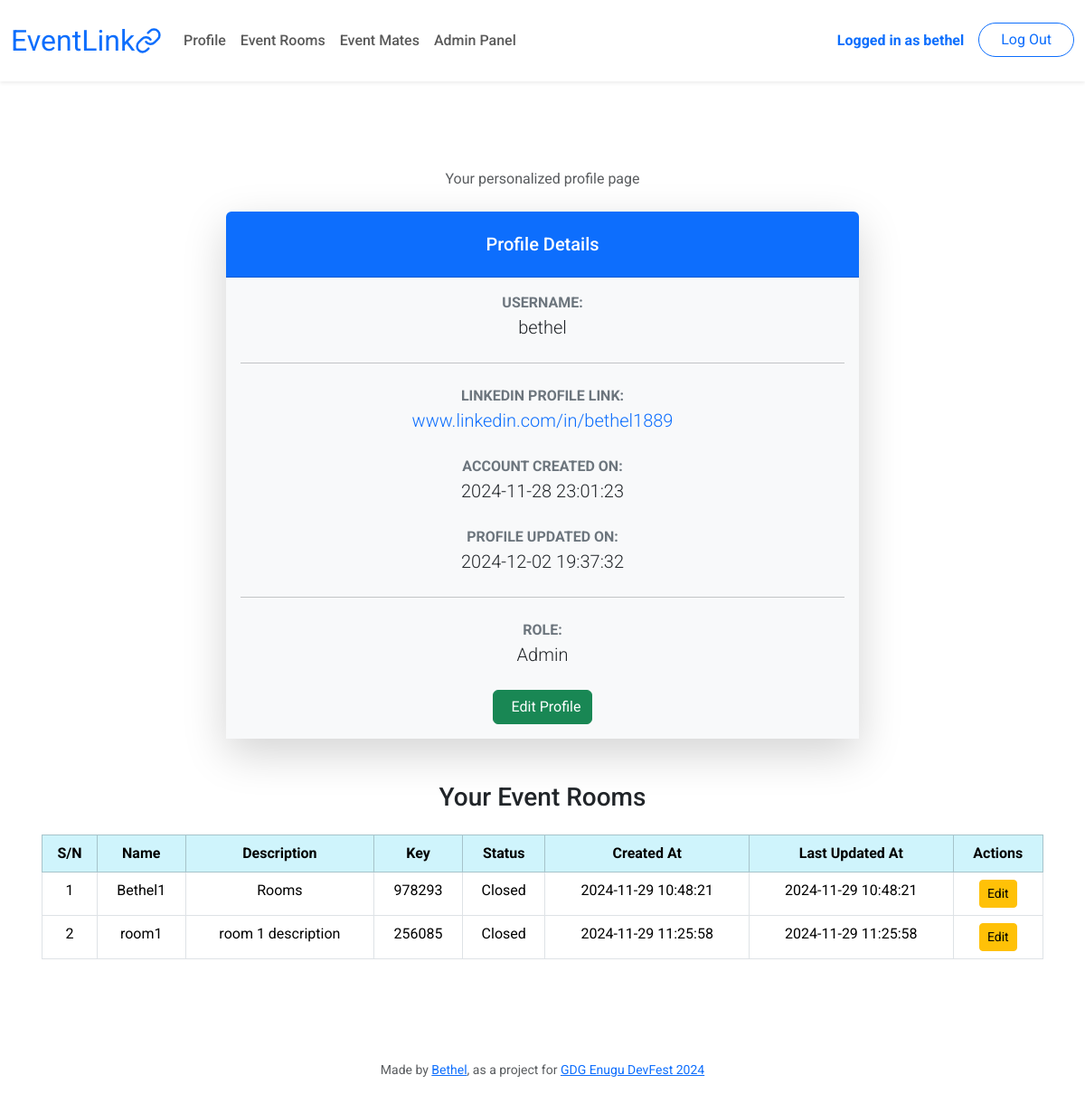
Page /profile (signed in) on the earlier database version.
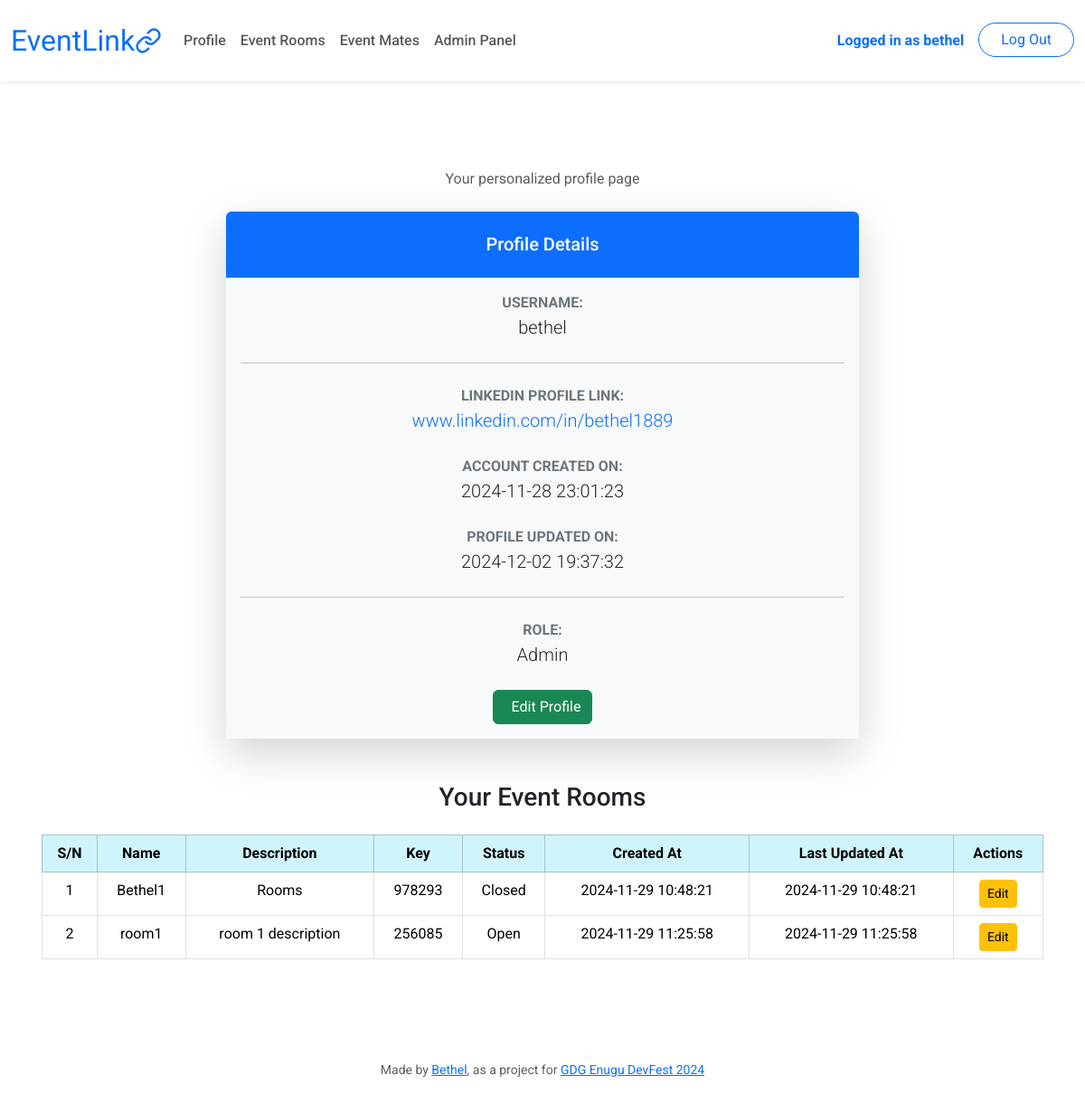
Same page on the later database version.
### tables this page shows
CREATE TABLE rooms (
    id INTEGER PRIMARY KEY AUTOINCREMENT NOT NULL,
    name TEXT NOT NULL UNIQUE,
    description TEXT NOT NULL,
    key TEXT NOT NULL UNIQUE,
    status INTEGER NOT NULL DEFAULT 0 CHECK (status IN (0, 1)),
    creator_id INTEGER NOT NULL,
    created_at DATETIME DEFAULT CURRENT_TIMESTAMP,
    updated_at DATETIME DEFAULT CURRENT_TIMESTAMP,
    FOREIGN KEY (creator_id) REFERENCES users(id)
);

### app.py (the view)
@app.route("/profile", methods=["GET", "POST"])
@login_required
def profile():
    id = session["user_id"]
    info = db.execute("SELECT * FROM users WHERE id=?;", id)[0]
    if request.method == "GET":
        rooms = db.execute('''SELECT id, name, description, key, status, created_at, updated_at
                 FROM rooms WHERE creator_id=?;''', id)
    return render_template("profile.html", info=info, rooms=rooms)

### app.py (called while the page is built)
@app.after_request
def after_request(response):
    response.headers["Cache-Control"] = "no-cache, no-store, must-revalidate"
    response.headers["Expires"] = 0
    response.headers["Pragma"] = "no-cache"
    return response

### helpers.py (called while the page is built)
def login_required(f):
    @wraps(f)
    def decorated_function(*args, **kwargs):
        if session.get("user_id") is None:
            return redirect("/login")
        return f(*args, **kwargs)
    return decorated_function

### templates/profile.html (shortened to what this page needs)
{% extends "layout.html" %} {% block title %} View Profile {% endblock %} {%
block main %}
<div class="container mt-5">
  <div class="text-center mb-4">
    <p class="text-muted">Your personalized profile page</p>
  </div>
  <div
    class="card mx-auto shadow-lg rounded-3 border-0"
    style="max-width: 700px"
  >
    <div class="card-header bg-primary text-white text-center py-4 rounded-top">
      <h5 class="mb-0">Profile Details</h5>
    </div>
    <div class="card-body bg-light">
      <div class="mb-4">
        <strong class="text-uppercase text-secondary">Username:</strong>
        <p class="text-dark lead mb-0">{{ info.username }}</p>
      </div>
      <hr class="my-4" />
      <div class="mb-4">
        <strong class="text-uppercase text-secondary"
          >LinkedIn Profile Link:</strong
        >
        <p class="text-dark lead mb-0">
          <a
            href="{{ info.profile_link }}"
            class="text-decoration-none text-primary"
          >
            {{ info.profile_link }}
          </a>
        </p>
      </div>
      <div class="mb-4">
        <strong class="text-uppercase text-secondary"
          >Account Created On:</strong
        >
        <p class="text-dark lead mb-0">{{ info.created_at }}</p>
      </div>
      <div class="mb-4">
        <strong class="text-uppercase text-secondary"
          >Profile Updated On:</strong
        >
        <p class="text-dark lead mb-0">{{ info.updated_at }}</p>
      </div>
      <hr class="my-4" />
      <div class="mb-4">
        <strong class="text-uppercase text-secondary">Role:</strong>
        <p class="text-dark lead mb-0">
          {% if info.role == 1 %} Admin {% else %} User {% endif %}
        </p>
      </div>
      <div class="text-center mt-4">
        <a href="/profile/edit" class="btn btn-success">
          Edit Profile
        </a>
      </div>
    </div>
  </div>
</div>
{% if rooms %}
<div class="mt-5">
  <h3 class="text-center mb-4">Your Event Rooms</h3>
  <div class="table-responsive">
    <table class="table table-bordered table-hover">
      <thead class="table-info">
        <tr>
          <th>S/N</th>
          <th>Name</th>
          <th>Description</th>
          <th>Key</th>
          <th>Status</th>
          <th>Created At</th>
          <th>Last Updated At</th>
          <th>Actions</th>
        </tr>
      </thead>
      <tbody>
        {% for room in rooms %}
        <tr>
          <td>{{ loop.index }}</td>
          <td>{{ room.name }}</td>
          <td>{{ room.description }}</td>
          <td>{{ room.key }}</td>
          <td>{% if room.status == 1 %} Open {% else %} Closed {% endif %}</td>
          <td>{{ room.created_at }}</td>
          <td>{{ room.updated_at }}</td>
          <td>
            <form action="/rooms/update" method="GET" class="d-inline">
              <button class="btn btn-warning btn-sm">Edit</button>
            </form>
          </td>
        </tr>
        {% endfor %}
      </tbody>
    </table>
  </div>
</div>
{% else %}
<div class="text-center mt-4">
  <p class="text-muted">You haven't created any rooms yet.</p>
</div>
{% endif %} {% endblock %}

Differences in the rows shown:
changed rooms "room1": status "Closed" → "Open"
